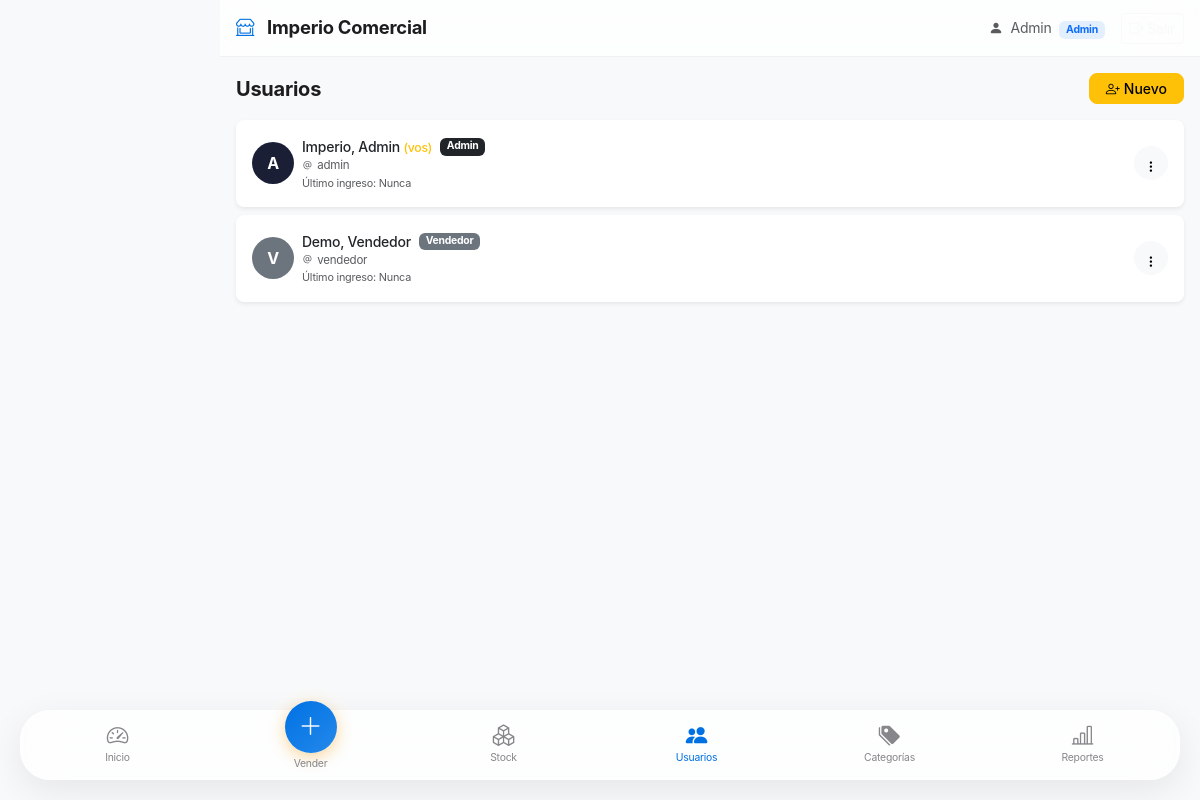
The app's page /admin/usuarios.php (signed in) with its own data.
### tables this page shows
CREATE TABLE usuarios (
    id           INT UNSIGNED    NOT NULL AUTO_INCREMENT,
    usuario      VARCHAR(60)     NOT NULL UNIQUE,         
    nombre       VARCHAR(80)     NOT NULL,
    apellido     VARCHAR(80)     NOT NULL,
    clave        VARCHAR(255)    NOT NULL,                
    rol          ENUM('admin','vendedor') NOT NULL DEFAULT 'vendedor',
    activo       TINYINT(1)      NOT NULL DEFAULT 1,
    ultimo_login DATETIME            NULL,
    created_at   DATETIME        NOT NULL DEFAULT CURRENT_TIMESTAMP,
    PRIMARY KEY (id),
    INDEX idx_usuario (usuario),
    INDEX idx_rol     (rol)
);

### config/app.php (called while the page is built, shortened)
<?php
function currentUser(): array {
    return [
        'id'       => $_SESSION['user_id']       ?? null,
        'usuario'  => $_SESSION['user_usuario']  ?? '',
        'nombre'   => $_SESSION['user_nombre']   ?? '',
        'apellido' => $_SESSION['user_apellido'] ?? '',
        'rol'      => $_SESSION['user_rol']      ?? '',
    ];
}

### admin/usuarios.php (the view, shortened to what this page needs)
<?php
require_once __DIR__ . '/../config/app.php';
$pdo       = getPDO();
$usuarios = $pdo->query(
    'SELECT id, usuario, nombre, apellido, rol, activo, ultimo_login, created_at
       FROM usuarios
      ORDER BY activo DESC, rol, apellido, nombre'
)->fetchAll();
?>
<?php require_once __DIR__ . '/../includes/head.php'; ?>
<?php require_once __DIR__ . '/../includes/topbar.php'; ?>
<main class="container-fluid px-3 pt-3 pb-2">
    <div class="d-flex align-items-center justify-content-between mb-3">
        <h1 class="fs-5 fw-bold mb-0">Usuarios</h1>
        <button class="btn btn-warning btn-sm fw-medium rounded-3 px-3"
                data-bs-toggle="modal" data-bs-target="#modal-nuevo">
            <i class="bi bi-person-plus me-1"></i>Nuevo
        </button>
    </div>
    <div class="d-flex flex-column gap-2 mb-4">
        <?php foreach ($usuarios as $u): ?>
        <?php $esMismo = $u['id'] === currentUser()['id']; ?>
        <div class="card border-0 shadow-sm rounded-3
                    <?= !$u['activo'] ? 'opacity-50' : '' ?>">
            <div class="card-body py-3 px-3">
                <div class="d-flex align-items-center gap-2">
                    <div class="rounded-circle d-flex align-items-center justify-content-center
                                flex-shrink-0 fw-bold text-white"
                         style="width:42px;height:42px;font-size:1rem;
                                background:<?= $u['rol'] === 'admin' ? '#1a1f36' : '#6c757d' ?>">
                        <?= mb_strtoupper(mb_substr($u['nombre'], 0, 1)) ?>
                    </div>
                    <div class="flex-grow-1 min-w-0">
                        <div class="d-flex align-items-center gap-1 flex-wrap">
                            <span class="fw-medium small">
                                <?= htmlspecialchars($u['apellido'] . ', ' . $u['nombre']) ?>
                                <?= $esMismo ? '<span class="text-warning small">(vos)</span>' : '' ?>
                            </span>
                            <span class="badge <?= $u['rol'] === 'admin' ? 'bg-dark' : 'bg-secondary' ?>
                                             ms-1" style="font-size:.65rem">
                                <?= ucfirst($u['rol']) ?>
                            </span>
                        </div>
                        <p class="mb-0 text-muted" style="font-size:.72rem">
                            <i class="bi bi-at me-1"></i><?= htmlspecialchars($u['usuario']) ?>
                        </p>
                        <p class="mb-0 text-muted" style="font-size:.68rem">
                            Último ingreso:
                            <?= $u['ultimo_login']
                                ? date('d/m/Y H:i', strtotime($u['ultimo_login']))
                                : 'Nunca' ?>
                        </p>
                    </div>
                    <div class="dropdown flex-shrink-0">
                        <button class="btn btn-sm btn-light rounded-circle p-2"
                                data-bs-toggle="dropdown"
                                style="width:34px;height:34px">
                            <i class="bi bi-three-dots-vertical" style="font-size:.8rem"></i>
                        </button>
                    </div>
                </div>
            </div>
        </div>
        <?php endforeach; ?>
    </div>
</main>
<?php require_once __DIR__ . '/../includes/bottom_nav.php'; ?>
</body>
</html>

### includes/topbar.php (shortened to what this page needs)
<?php
$user    = currentUser();
?>
<header class="app-topbar sticky-top">
    <div class="container-fluid px-3">
        <div class="d-flex align-items-center justify-content-between" style="min-height:56px">
            <a href="<?= APP_URL ?>/index.php" class="app-brand text-decoration-none">
                <i class="bi bi-shop-window me-2"></i>
                <span class="fw-bold"><?= APP_NAME ?></span>
            </a>
            <div class="d-none d-md-flex align-items-center gap-3">
                <span class="text-muted small">
                    <i class="bi bi-person-fill me-1"></i>
                    <?= htmlspecialchars($user['nombre']) ?>
                    <span class="badge bg-primary bg-opacity-10 text-primary ms-1">
                        <?= ucfirst($user['rol']) ?>
                    </span>
                </span>
                <a href="<?= APP_URL ?>/auth/logout.php"
                   class="btn btn-sm btn-outline-light">
                    <i class="bi bi-box-arrow-right"></i> Salir
                </a>
            </div>
        </div>
    </div>
</header>

### assets/css/app.css (style rules this page uses)
:root { --ic-primary: #1d1d1f; --ic-accent: #0071e3; --ic-success: #34c759; --ic-danger: #ff3b30; --ic-warning: #ff9f0a; --ic-surface: #ffffff; --ic-bg: #f5f5f7; --ic-text: #1d1d1f; --ic-text-muted: #86868b; --ic-border: #d2d2d7; --ic-radius: 22px; --ic-radius-sm: 12px; --ic-shadow: 0 4px 12px rgba(0, 0, 0, 0.05); --ic-shadow-lg: 0 10px 35px rgba(0, 0, 0, 0.08); --ic-glass: rgba(255, 255, 255, 0.72); --ic-blur: 20px; --bottom-nav-h: 68px; --safe-bottom: env(safe-area-inset-bottom, 0px); --safe-top: env(safe-area-inset-top, 0px); }
*, *::before, *::after { box-sizing: border-box; }
body { background-color: var(--ic-bg); color: var(--ic-text); font-family: 'Inter', -apple-system, BlinkMacSystemFont, sans-serif; -webkit-font-smoothing: antialiased; letter-spacing: -0.015em; overscroll-behavior-y: none; }
.app-topbar { background-color: var(--ic-glass); backdrop-filter: blur(var(--ic-blur)); -webkit-backdrop-filter: blur(var(--ic-blur)); padding-top: var(--safe-top); border-bottom: 1px solid rgba(0, 0, 0, 0.05); position: sticky; top: 0; z-index: 1030; }
.app-brand { font-size: 1.15rem; color: var(--ic-text); }
.app-brand i { color: var(--ic-accent) !important; }
@media (min-width: 768px) { body { padding-left: 220px; } }

### records on screen
usuarios: nombre "Admin", rol "Admin", nombre "A", apellido+nombre "Imperio, Admin", shows "(vos)", usuario "admin", shows "Nunca"
usuarios: nombre "V", apellido+nombre "Demo, Vendedor", rol "Vendedor", usuario "vendedor", shows "Nunca"

### other values on screen
APP_NAME "Imperio Comercial"
